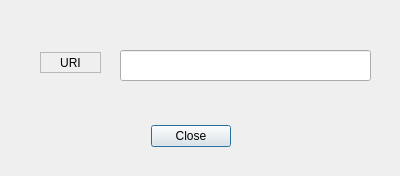
<?xml version="1.0" encoding="UTF-8"?>
<ui version="4.0">
 <class>ShowUriDialog</class>
 <widget class="QDialog" name="ShowUriDialog">
  <property name="geometry">
   <rect>
    <x>0</x>
    <y>0</y>
    <width>400</width>
    <height>176</height>
   </rect>
  </property>
  <property name="windowTitle">
   <string>URI</string>
  </property>
  <widget class="QDialogButtonBox" name="buttonBox">
   <property name="geometry">
    <rect>
     <x>20</x>
     <y>120</y>
     <width>341</width>
     <height>32</height>
    </rect>
   </property>
   <property name="layoutDirection">
    <enum>Qt::LeftToRight</enum>
   </property>
   <property name="orientation">
    <enum>Qt::Horizontal</enum>
   </property>
   <property name="standardButtons">
    <set>QDialogButtonBox::Close</set>
   </property>
   <property name="centerButtons">
    <bool>true</bool>
   </property>
  </widget>
  <widget class="QLineEdit" name="lineEdit">
   <property name="geometry">
    <rect>
     <x>120</x>
     <y>50</y>
     <width>251</width>
     <height>31</height>
    </rect>
   </property>
   <property name="alignment">
    <set>Qt::AlignCenter</set>
   </property>
   <property name="readOnly">
    <bool>true</bool>
   </property>
  </widget>
  <widget class="QLabel" name="label">
   <property name="geometry">
    <rect>
     <x>40</x>
     <y>52</y>
     <width>61</width>
     <height>21</height>
    </rect>
   </property>
   <property name="frameShape">
    <enum>QFrame::StyledPanel</enum>
   </property>
   <property name="text">
    <string>URI</string>
   </property>
   <property name="alignment">
    <set>Qt::AlignCenter</set>
   </property>
  </widget>
 </widget>
 <resources/>
 <connections>
  <connection>
   <sender>buttonBox</sender>
   <signal>accepted()</signal>
   <receiver>ShowUriDialog</receiver>
   <slot>accept()</slot>
   <hints>
    <hint type="sourcelabel">
     <x>248</x>
     <y>254</y>
    </hint>
    <hint type="destinationlabel">
     <x>157</x>
     <y>274</y>
    </hint>
   </hints>
  </connection>
  <connection>
   <sender>buttonBox</sender>
   <signal>rejected()</signal>
   <receiver>ShowUriDialog</receiver>
   <slot>reject()</slot>
   <hints>
    <hint type="sourcelabel">
     <x>316</x>
     <y>260</y>
    </hint>
    <hint type="destinationlabel">
     <x>286</x>
     <y>274</y>
    </hint>
   </hints>
  </connection>
 </connections>
</ui>
